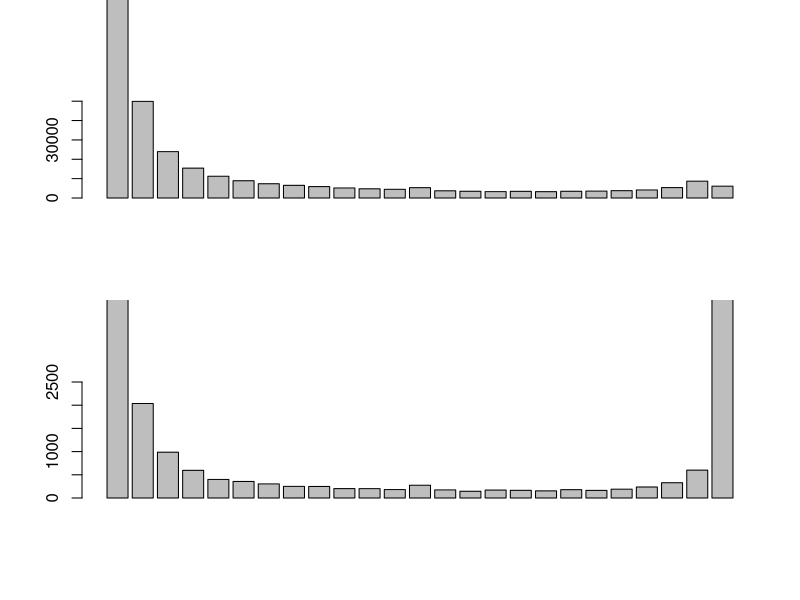
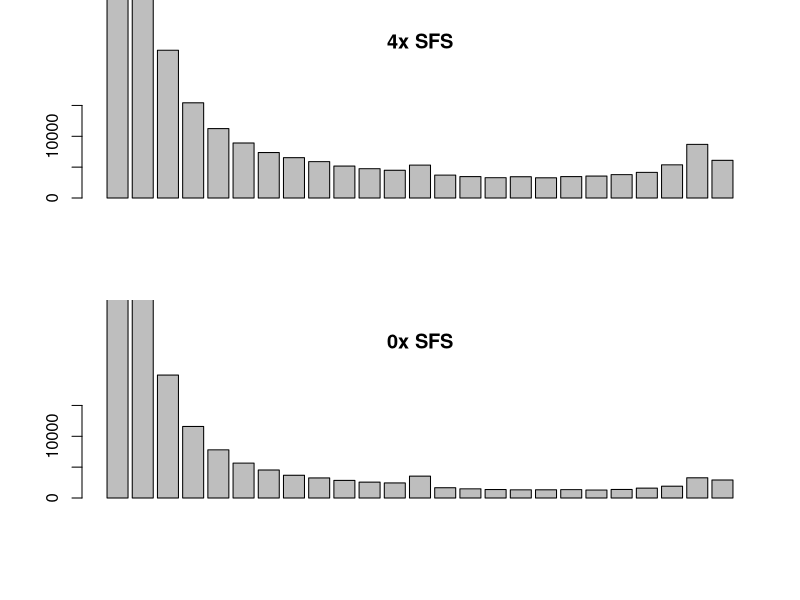
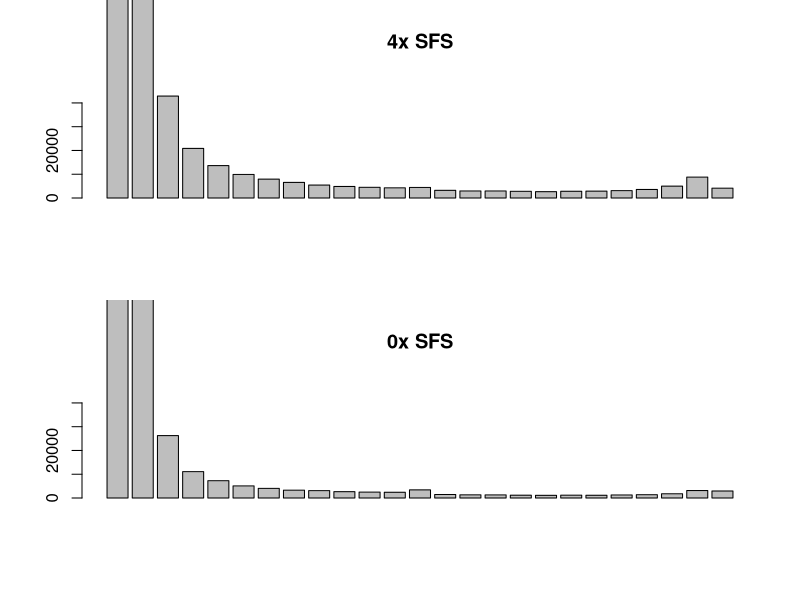
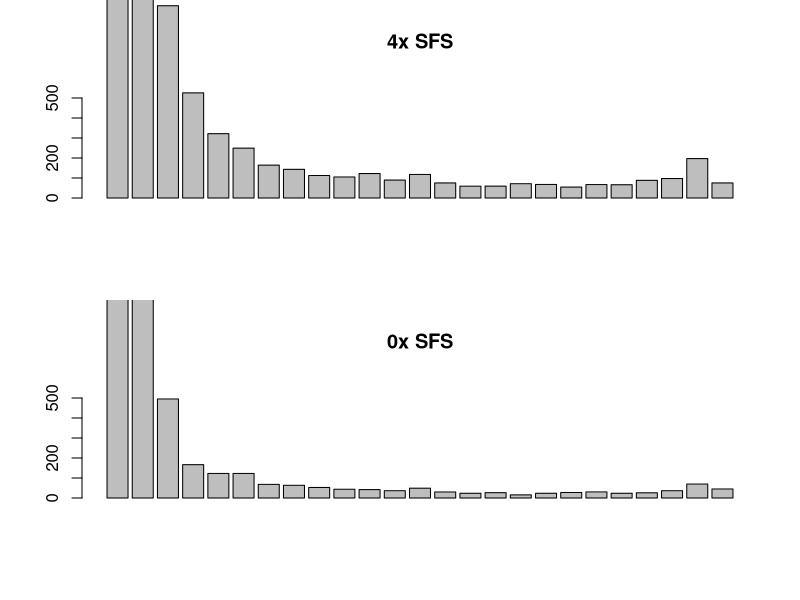
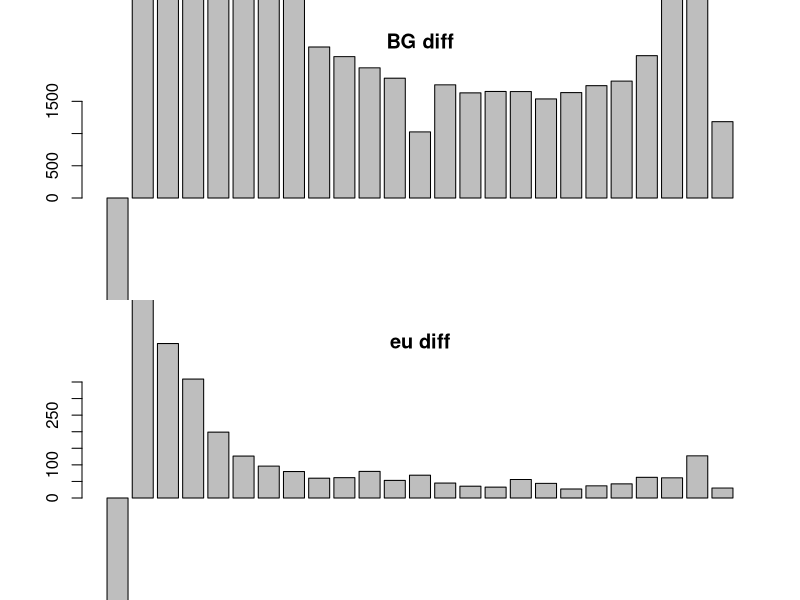
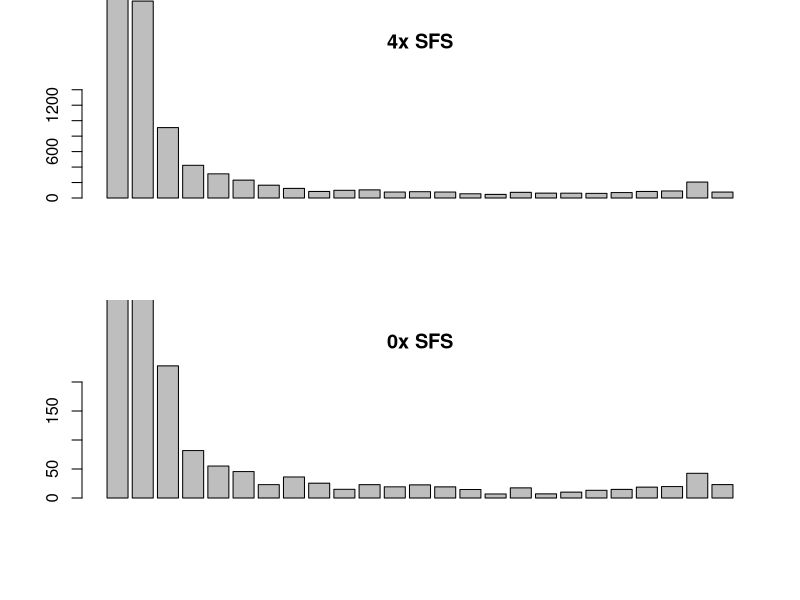

The R source for these figures, in order: (Note: this script raises an error after producing the figures.)

###this is Manduca
ancuf<-c(2364810.285072, 49911.892188, 23946.818661, 15429.569841, 11245.885870, 8916.528336, 7367.203951, 6535.537473, 5893.685237, 5176.135592, 4750.860467, 4494.885802, 5333.897160, 3709.265661, 3471.305452, 3288.573917, 3445.394245, 3271.845586, 3470.677227, 3557.369325, 3786.061613, 4153.048505, 5375.609119, 8691.121864, 6106.541834)
 
angsdupdateuf<-c(106713.424293, 2036.725628, 987.382202, 595.918337, 400.249217, 356.019683, 303.950451, 250.439892, 248.645846, 202.742447, 201.998323, 181.655934, 274.948221, 174.464247, 145.351390, 170.611281, 165.563983, 153.681046, 179.642826, 163.829448, 190.452388, 236.934044, 329.030935, 600.345759, 11747.992177)
 
 par(mfrow=c(2,1))
 barplot(ancuf,ylim=c(0,59911))
 barplot(angsdupdateuf, ylim=c(0,2500))
 
 
anc0x<-c(11024505.834231, 47313.978325, 19925.634164, 11591.726433, 7804.615239, 5654.296256, 4536.397722, 3686.457362, 3253.512785, 2852.943596, 2571.934696, 2439.119335, 3543.368427, 1662.943771, 1485.031909, 1369.058073, 1325.487508, 1331.971052, 1354.332952, 1290.529149, 1379.923371, 1600.646383, 1910.507283, 3275.299825, 2918.450152) 

 par(mfrow=c(2,1))
 barplot(ancuf,ylim=c(0,18800),main="4x SFS")
 barplot(anc0x, ylim=c(0,18800),main="0x SFS")
 
 msws4<-c(74967.556671,1414.576730,743.726048,458.534529,322.710610,243.460475,249.107901,178.452967,189.141892,157.117390,182.655963,110.875740,195.817078,137.872758,103.785837,108.669637,144.915788,89.310980,121.806868,110.606810,95.446545,160.635618,161.772834,251.942257,154.500077)
msws0<-c(358600.499608,1401.249383,588.837838,366.927651,188.763856,140.018237,121.773763,96.485492,98.007318,69.708963,65.009793,71.899383,93.009940,153.943236,52.124584,37.923004,39.425422,55.470704,52.077660,36.267697,49.317008,85.280098,80.740385,88.787692,62.451288) 
 
 
 msor4<-c(54278.541851,1161.304685,618.156786,388.109574,378.549938,261.064111,220.991836,189.649967,176.041798,108.124203,107.110063,117.885731,126.156372,98.264338,96.417167,85.516140,120.020847,93.798766,126.301880,113.325213,155.375091,126.598149,143.638695,227.526802,171.529994)
 msor0<-c(267913.665852,825.368412,336.205784,202.117454,171.934703,98.414104,60.467343,68.733167,51.791134,34.372997,42.601834,30.642066,37.754274,25.631152,24.321999,10.284862,45.380622,26.446030,26.219529,19.368183,42.645118,34.837718,28.938425,59.818248,28.038989)
 
 
 ###this is monarchs
 non4auto<-c(2291724.807804,122782.506115,42881.776205,20862.556514,13629.857569,9912.499805,7942.488050,6562.470018,5448.170195,4857.374588,4500.819163,4273.589985,4442.533759,3231.523896,2961.740312,2954.356253,2822.115448,2660.536977,2831.065478,2890.261595,3095.761358,3594.956500,4990.830043,8796.560808,4136.841562)
 non0auto<-c(11161470.126366,98803.655118,26246.705715,11092.728792,7274.423362,5093.870138,4056.982927,3291.253772,3104.740602,2663.690263,2481.075028,2414.553587,3416.612710,1475.519022,1330.188635,1301.264125,1170.595637,1123.101881,1195.338379,1147.301089,1281.688260,1386.461293,1776.288605,3145.445529,2952.389163)
 eu4auto<-c(56951.274437,2880.252168,961.285373,525.634410,321.605738,249.351843,164.409406,143.356734,112.477320,105.186811,122.305607,89.582024,117.775204,75.326046,59.216540,59.392357,71.488200,67.847153,54.627099,67.209530,66.321716,88.371059,97.405364,197.026721,75.271140)
 eu0auto<-c(289782.460325,1820.025595,495.241705,166.755978,122.823620,122.889806,68.184197,63.517308,52.733162,43.887176,41.994751,36.438407,48.976581,30.225990,23.622510,26.607080,15.633988,23.713915,27.495679,30.506042,23.702628,25.987868,36.571814,69.807588,45.196288)
 
 ap4auto<-c(30734.788425,1585.203287,570.517987,278.662559,164.378512,137.849859,90.512959,96.740853,65.296427,70.699096,59.772687,43.825447,55.845290,43.702094,49.563308,34.251322,35.204424,35.138151,31.171577,43.399891,59.726729,51.054129,77.270997,117.467206,42.956782)
 
 ap0auto<-c(155189.521284,957.087661,238.034476,89.393631,66.304412,43.521491,36.990691,27.341399,30.995023,22.940171,13.308236,25.748697,17.633388,12.698053,19.327227,22.360706,10.651689,10.823704,16.392034,11.437906,14.590831,14.332996,22.564839,38.599877,23.399579)
 
par(mfrow=c(2,1))
barplot(non4auto,ylim=c(0,48800),main="4x SFS")
barplot(non0auto, ylim=c(0,48800),main="0x SFS")
 
par(mfrow=c(2,1))
barplot(eu4auto,ylim=c(0,580),main="4x SFS")
barplot(eu0auto, ylim=c(0,580),main="0x SFS")


par(mfrow=c(2,1))
barplot(non4auto-non0auto,ylim=c(0,1800),main="BG diff")
barplot(eu4auto-eu0auto,ylim=c(0,350),main="eu diff")

#monarch whole sperm
mws0<-c(765247.147894,4234.416765,1039.390045,374.253612,244.325669,199.476121,136.271205,128.655907,113.858912,87.765367,88.257793,88.542176,87.889342,58.410380,68.058492,53.378964,50.823623,46.519601,54.544558,62.066428,65.286813,77.629993,96.700048,180.413582,91.916710)
mws4<-c(148380.508891,7230.657692,2518.151156,1238.635366,845.343202,617.992628,440.628017,357.334831,279.035814,270.188700,280.872484,227.162587,241.706245,198.538093,177.091073,148.628430,173.087569,179.859928,158.950857,173.257595,216.001001,236.892039,301.644556,564.875516,210.955728)

#the ortho sfses
dpor0<-c(265889.777291,1023.381089,227.793753,81.778009,55.092408,45.591866,23.034220,36.267946,25.539556,14.994370,23.006628,19.272103,22.639831,19.230783,14.658388,6.963023,17.448562,7.136567,10.133673,13.287020,14.816144,18.709867,19.728662,42.599557,23.118682)
dpor4<-c(51458.782736,2546.414005,910.157682,422.817018,312.422129,230.933287,165.412621,123.924214,84.288690,99.608123,105.103622,77.268662,81.447178,76.966031,54.791798,46.704007,73.040245,63.135975,62.497499,59.845653,70.274005,84.478762,91.015888,205.768273,76.901897)

par(mfrow=c(2,1))
barplot(dpor4,ylim=c(0,1500),main="4x SFS")
barplot(dpor0, ylim=c(0,200),main="0x SFS")



par(mfrow=c(2,1))
barplot(euAFRdfe)

barplot(eudfe)

par(mfrow=c(2,1))
barplot(bgCBFGdfe,ylim=c(0,0.85),main="Distribution of fitness effects of new mutations in genome BG",ylab="Freq",xlab="s")
barplot(euCBFGdfe,ylim=c(0,0.85),main="Distribution of fitness effects of new mutations in eupyrene sperm",ylab="Freq",xlab="s")

###Actual manuscript code starts here

#how does bootstrapping work?




bootstrapData(inputfile="/Users/Andrew/Documents/polyDFE/bootstraps/Dplex_whole_sperm", rep = 130)
bootstrapData(inputfile="/Users/Andrew/Documents/polyDFE/bootstraps/Dplex_ortho_file", rep = 130)
bootstrapData(inputfile="/Users/Andrew/Documents/polyDFE/NewBoots/Dplex_uniq_sfs", rep = 130)


bootstrapData(inputfile="/Users/Andrew/Documents/polyDFE/bootstraps/Dplex_eu_data_file", rep = 100)
bootstrapData(inputfile="/Users/Andrew/Documents/polyDFE/NewBoots/Dplex_ap_sfs", rep = 130)
bootstrapData(inputfile="/Users/Andrew/Documents/polyDFE/NewBoots/Dplex_shared_sfs", rep = 130)


bootstrapData(inputfile="/Users/Andrew/Documents/polyDFE/bootstraps/Msexta_bg_file", rep = 100)
bootstrapData(inputfile="/Users/Andrew/Documents/polyDFE/bootstraps/Msexta_wsperm_file", rep = 130)
bootstrapData(inputfile="/Users/Andrew/Documents/polyDFE/bootstraps/Msexta_ortho_file", rep = 130)
bootstrapData(inputfile="/Users/Andrew/Documents/polyDFE/NewBoots/Msexta_uniq_sfs", rep = 130)

bootstrapData(inputfile="/Users/Andrew/Documents/polyDFE/NewBoots/Msexta_eu_sfs", rep = 130)
bootstrapData(inputfile="/Users/Andrew/Documents/polyDFE/NewBoots/Msexta_ap_sfs", rep = 130)
bootstrapData(inputfile="/Users/Andrew/Documents/polyDFE/NewBoots/Msexta_shared_sfs", rep = 130)



#and Immune genes



#can we iterate loading files into a list for bootstrapping
#we can, but only when there are no failed runs, "max iterations reached" or whatever
setwd("/Users/Andrew/Documents/polyDFE/bsData")
#eudataFiles <- lapply(Sys.glob("Dplex_eu_out_strap*"), parseOutput)
msbg <- lapply(Sys.glob("Msexta_bg_out_strap*"), parseOutput)
dpbg<- lapply(Sys.glob("Dplex_bg_out_strap*"), parseOutput)
dpor<- lapply(Sys.glob("dplex_ortho_out_strap*"), parseOutput)
setwd("/Users/Andrew/Documents/polyDFE/bsData/Ms_ws/")
msws<- lapply(Sys.glob("Msexta_wsperm_out_strap*"), parseOutput)
setwd("/Users/Andrew/Documents/polyDFE/bsData/Dp_ws/")
dpws<- lapply(Sys.glob("Dplex_wsperm_out_strap*"), parseOutput)
setwd("/Users/Andrew/Documents/polyDFE/bsData/Ms_or/")
msor<- lapply(Sys.glob("Msexta_ortho_out_strap*"), parseOutput)

#let's do dimorphic sperm
setwd("/Users/Andrew/Documents/polyDFE/bsData/Dp_eu/")
dpeu<- lapply(Sys.glob("Dplex_eu_out_strap*"), parseOutput)
setwd("/Users/Andrew/Documents/polyDFE/bsData/Dp_ap/")
dpap<- lapply(Sys.glob("Dplex_ap_out_strap*"), parseOutput)
setwd("/Users/Andrew/Documents/polyDFE/bsData/Dp_sh/")
dpsh<- lapply(Sys.glob("Dplex_shared_out_strap*"), parseOutput)


#modify_depth can be used to subset nested lists, but requires the stupidly named "purrr" package
library("purrr")



#alphs<-unlist(modify_depth(edf,2,"alpha"))

dpbga<-unlist(modify_depth(dpbg,2,"alpha"))
msbga<-unlist(modify_depth(msbg,2,"alpha"))
dpora<-unlist(modify_depth(dpor,2,"alpha"))
mswsa<-unlist(modify_depth(msws,2,"alpha"))
dpwsa<-unlist(modify_depth(dpws,2,"alpha"))
msora<-unlist(modify_depth(msor,2,"alpha"))
dpeua<-unlist(modify_depth(dpeu,2,"alpha"))

#let's bracket these bois
#sem<-sd(alphs)/sqrt(length(alphs))
#cis<-c(mean(alphs)-2*sem,mean(alphs)+2*sem)


dpbgasem<-sd(dpbga)/sqrt(length(dpbga))
dpbgacis<-c(mean(dpbga)-2*dpbgasem,mean(dpbga)+2*dpbgasem)

msbgasem<-sd(msbga)/sqrt(length(msbga))
msbgacis<-c(mean(msbga)-2*msbgasem,mean(msbga)+2*msbgasem)

mswsasem<-sd(mswsa)/sqrt(length(mswsa))
mswsacis<-c(mean(mswsa)-2*mswsasem,mean(mswsa)+2*mswsasem)

dpwsasem<-sd(dpwsa)/sqrt(length(dpwsa))
dpwsacis<-c(mean(dpwsa)-2*dpwsasem,mean(dpwsa)+2*dpwsasem)

dporasem<-sd(dpora)/sqrt(length(dpora))
dporacis<-c(mean(dpora)-2*dporasem,mean(dpora)+2*dporasem)

msorasem<-sd(msora)/sqrt(length(msora))
msoracis<-c(mean(msora)-2*msorasem,mean(msora)+2*msorasem)

dpeuasem<-sd(dpeua)/sqrt(length(dpeua))
dpeuacis<-c(mean(dpeua)-2*dpeuasem,mean(dpeua)+2*dpeuasem)

#let's do an alpha graphic
dumxm<-c(0.1,0.2,0.3)
dumxd<-c(0.5,0.6,0.7)
plot(-9,-9,xlim=c(0,1),ylim=c(0,1))
points(dumxm,c(mean(msbga),mean(mswsa),mean(msora)))
segments(dumxm,c(msbgacis[1],mswsacis[1],msoracis[1]),dumxm,c(msbgacis[2],mswsacis[2],msoracis[2]))
points(dumxd,c(mean(dpbga),mean(dpwsa),mean(dpora)))
segments(dumxd,c(dpbgacis[1],dpwsacis[1],dporacis[1]),dumxd,c(dpbgacis[2],dpwsacis[2],dporacis[2]))


#can we get the bootstrapped DFE?
dpbgtops<-length(dpbg)
dpbgdfemat<-data.frame(matrix(NA, nrow = dpbgtops, ncol = 7))
for(i in 1:dpbgtops)
{
dpbgdfemat[i,]<-unlist(lapply(dpbg[[i]],getDiscretizedDFE))
}

dpbgbsest<-colMeans(dpbgdfemat)

names(dpbgbsest)<-c("<-100","(-100,-10)","(-10,-1)","(-1,0)","(0,1)","(1,10)","10<")
#names(bsest)<-c("<-100","(-100,-10)","(-10,-1)","(-1,0)","(0,1)","(1,10)","10<")

dpbgsdsdfe<-apply(dpbgdfemat, 2, sd)
dpbgsemdfe<-dpbgsdsdfe/sqrt(dpbgtops)

dumx<-seq(0.5,7.5,1)
dpbgciHi<-dpbgbsest+2*dpbgsemdfe
dpbgciLo<-dpbgbsest-2*dpbgsemdfe




msbgtops<-length(msbg)
msbgdfemat<-data.frame(matrix(NA, nrow = msbgtops, ncol = 7))
for(i in 1:msbgtops)
{
msbgdfemat[i,]<-unlist(lapply(msbg[[i]],getDiscretizedDFE))
}

msbgbsest<-colMeans(msbgdfemat)

names(msbgbsest)<-c("<-100","(-100,-10)","(-10,-1)","(-1,0)","(0,1)","(1,10)","10<")

msbgsdsdfe<-apply(msbgdfemat, 2, sd)
msbgsemdfe<-msbgsdsdfe/sqrt(msbgtops)

dumx<-seq(0.5,7.5,1)
msbgciHi<-msbgbsest+2*msbgsemdfe
msbgciLo<-msbgbsest-2*msbgsemdfe

dpwstops<-length(dpws)
dpwsdfemat<-data.frame(matrix(NA, nrow = dpwstops, ncol = 7))
for(i in 1:dpwstops)
{
dpwsdfemat[i,]<-unlist(lapply(dpws[[i]],getDiscretizedDFE))
}

dpwsbsest<-colMeans(dpwsdfemat)

names(dpwsbsest)<-c("<-100","(-100,-10)","(-10,-1)","(-1,0)","(0,1)","(1,10)","10<")

dpwssdsdfe<-apply(dpwsdfemat, 2, sd)
dpwssemdfe<-dpwssdsdfe/sqrt(dpwstops)

dumx<-seq(0.5,7.5,1)
dpwsciHi<-dpwsbsest+2*dpwssemdfe
dpwsciLo<-dpwsbsest-2*dpwssemdfe


dportops<-length(dpor)
dpordfemat<-data.frame(matrix(NA, nrow = dportops, ncol = 7))
for(i in 1:dportops)
{
dpordfemat[i,]<-unlist(lapply(dpor[[i]],getDiscretizedDFE))
}

dporbsest<-colMeans(dpordfemat)

names(dporbsest)<-c("<-100","(-100,-10)","(-10,-1)","(-1,0)","(0,1)","(1,10)","10<")


dporsdsdfe<-apply(dpordfemat, 2, sd)
dporsemdfe<-dporsdsdfe/sqrt(dportops)

dumx<-seq(0.5,7.5,1)
dporciHi<-dporbsest+2*dporsemdfe
dporciLo<-dporbsest-2*dporsemdfe


###now the Manduca side
mswstops<-length(msws)
mswsdfemat<-data.frame(matrix(NA, nrow = mswstops, ncol = 7))
for(i in 1:mswstops)
{
mswsdfemat[i,]<-unlist(lapply(msws[[i]],getDiscretizedDFE))
}

mswsbsest<-colMeans(mswsdfemat)

names(mswsbsest)<-c("<-100","(-100,-10)","(-10,-1)","(-1,0)","(0,1)","(1,10)","10<")


mswssdsdfe<-apply(mswsdfemat, 2, sd)
mswssemdfe<-mswssdsdfe/sqrt(mswstops)

dumx<-seq(0.5,7.5,1)
mswsciHi<-mswsbsest+2*mswssemdfe
mswsciLo<-mswsbsest-2*mswssemdfe

msortops<-length(msor)
msordfemat<-data.frame(matrix(NA, nrow = msortops, ncol = 7))
for(i in 1:msortops)
{
msordfemat[i,]<-unlist(lapply(msor[[i]],getDiscretizedDFE))
}

msorbsest<-colMeans(msordfemat)

names(msorbsest)<-c("<-100","(-100,-10)","(-10,-1)","(-1,0)","(0,1)","(1,10)","10<")


msorsdsdfe<-apply(msordfemat, 2, sd)
msorsemdfe<-msorsdsdfe/sqrt(msortops)

dumx<-seq(0.5,7.5,1)
msorciHi<-msorbsest+2*msorsemdfe
msorciLo<-msorbsest-2*msorsemdfe

ebx1<-seq(0.3,7.3,1)
ebx2<-seq(0.7,7.7,1)


dpeutops<-length(dpeu)
dpeudfemat<-data.frame(matrix(NA, nrow = dpeutops, ncol = 7))
for(i in 1:dpeutops)
{
dpeudfemat[i,]<-unlist(lapply(dpeu[[i]],getDiscretizedDFE))
}

dpeubsest<-colMeans(dpeudfemat)

names(dpeubsest)<-c("<-100","(-100,-10)","(-10,-1)","(-1,0)","(0,1)","(1,10)","10<")

dpeusdsdfe<-apply(dpeudfemat, 2, sd)
dpeusemdfe<-dpeusdsdfe/sqrt(dpeutops)

dumx<-seq(0.5,7.5,1)
dpeuciHi<-dpeubsest+2*dpeusemdfe
dpeuciLo<-dpeubsest-2*dpeusemdfe

#the DFE comparison plots

library("plotrix")
#we have to define our gap bounds
from<-0.175
to<-0.675

effcols<-c("brown4","brown3","brown1","gray66","darkseagreen2","darkseagreen3","darkseagreen4")

######This is FIGURE 3 #############################
par(mfrow=c(3,2))
# bottom, left, top, right margins
par(mai=c(0.06,0.64,0.42,0.06))
gap.barplot(msbgbsest,xlim=c(0.5,5.4),main="Carolina sphinx moth",gap=c(from,to),col=effcols,ytics=seq(0,1,0.1),
xaxlab=rep("",7),xlab="",ylim=c(0,0.44),ylab="Proportion",xaxt="n",cex.lab=1.5,las=1,cex.axis=1.4,cex.main=1.8)
segments(dumx+0.5,msbgciHi,dumx+0.5,msbgciLo,lwd=2)
segments(ebx1+0.5,msbgciHi,ebx2+0.5,msbgciHi,lwd=2)
#we have to fudge that first error bar due to the nature of the plot-break
segments(ebx1[1]+0.5,msbgciHi[1]-(to-from),ebx2[1]+0.5,msbgciHi[1]-(to-from),lwd=2)
segments(dumx[1]+0.5,msbgciHi[1]-(to-from),dumx[1]+0.5,msbgciLo[1]-(to-from),lwd=2)
text(3,0.35,"Background Genome", cex=1.5, font=2)

# bottom, left, top, right margins
par(mai=c(0.06,0.14,0.42,0.06))
gap.barplot(dpbgbsest,xlim=c(0.5,5.4),main="Monarch butterfly",gap=c(from,to),col=effcols,ytics=seq(0,1,0.1),
xaxlab=names(msbgbsest),xlab="",ylim=c(0,0.44),ylab="",xaxt="n",las=1,yaxt="n",cex.main=1.8)
segments(dumx+0.5,dpbgciHi,dumx+0.5,dpbgciLo,lwd=2)
segments(ebx1+0.5,dpbgciHi,ebx2+0.5,dpbgciHi,lwd=2)
segments(ebx1[1]+0.5,dpbgciHi[1]-(to-from),ebx2[1]+0.5,dpbgciHi[1]-(to-from),lwd=2)
segments(dumx[1]+0.5,dpbgciHi[1]-(to-from),dumx[1]+0.5,dpbgciLo[1]-(to-from),lwd=2)
text(3,0.35,"Background Genome", cex=1.5, font=2)

# bottom, left, top, right margins
par(mai=c(0.06,0.64,0.02,0.06))
gap.barplot(mswsbsest,xlim=c(0.5,5.4),main="",gap=c(from,to),col=effcols,ytics=seq(0,1,0.1),
xaxlab=names(mswsbsest),xlab="",ylim=c(0,0.44),ylab="Proportion",las=1,xaxt="n",cex.lab=1.5,cex.axis=1.4)
segments(dumx+0.5,mswsciHi,dumx+0.5,mswsciLo,lwd=2)
segments(ebx1+0.5,mswsciHi,ebx2+0.5,mswsciHi,lwd=2)
#we have to fudge that first error bar due to the nature of the plot-break
segments(ebx1[1]+0.5,mswsciHi[1]-(to-from),ebx2[1]+0.5,mswsciHi[1]-(to-from),lwd=2)
segments(dumx[1]+0.5,mswsciHi[1]-(to-from),dumx[1]+0.5,mswsciLo[1]-(to-from),lwd=2)
text(3,0.35,"Whole Sperm
Proteome", cex=1.5, font=2)

# bottom, left, top, right margins
par(mai=c(0.06,0.14,0.02,0.06))
gap.barplot(dpwsbsest,xlim=c(0.5,5.4),main="",gap=c(from,to),col=effcols,ytics=seq(0,1,0.05),
xaxlab=names(mswsbsest),xlab="",ylim=c(0,0.44),ylab="",xaxt="n",las=1,yaxt="n")
segments(dumx+0.5,dpwsciHi,dumx+0.5,dpwsciLo,lwd=2)
segments(ebx1+0.5,dpwsciHi,ebx2+0.5,dpwsciHi,lwd=2)
#we have to fudge that first error bar due to the nature of the plot-break
segments(ebx1[1]+0.5,dpwsciHi[1]-(to-from),ebx2[1]+0.5,dpwsciHi[1]-(to-from),lwd=2)
segments(dumx[1]+0.5,dpwsciHi[1]-(to-from),dumx[1]+0.5,dpwsciLo[1]-(to-from),lwd=2)
text(3,0.35,"Whole Sperm
Proteome", cex=1.5, font=2)

# bottom, left, top, right margins
par(mai=c(0.66,0.64,0.02,0.06))
gap.barplot(msorbsest,xlim=c(0.5,5.4),main="",gap=c(from,to),col=effcols,ytics=seq(0,1,0.1),
xaxlab=names(msorbsest),xlab="Effect Class",ylim=c(0,0.44),ylab="Proportion",las=1,cex.lab=1.5,cex.axis=1.4)
segments(dumx+0.5,msorciHi,dumx+0.5,msorciLo,lwd=2)
segments(ebx1+0.5,msorciHi,ebx2+0.5,msorciHi,lwd=2)
#we have to fudge that first error bar due to the nature of the plot-break
segments(ebx1[1]+0.5,msorciHi[1]-(to-from),ebx2[1]+0.5,msorciHi[1]-(to-from),lwd=2)
segments(dumx[1]+0.5,msorciHi[1]-(to-from),dumx[1]+0.5,msorciLo[1]-(to-from),lwd=2)
text(3,0.35,"Sperm Homologs", cex=1.5, font=2)

# bottom, left, top, right margins
par(mai=c(0.66,0.14,0.02,0.06))
gap.barplot(dporbsest,xlim=c(0.5,5.4),main="",gap=c(from,to),col=effcols,ytics=seq(0,1,0.05),
xaxlab=names(dporbsest),xlab="Effect Class",ylim=c(0,0.44),ylab="",las=1,yaxt="n",cex.axis=1.4,cex.lab=1.5)
segments(dumx+0.5,dporciHi,dumx+0.5,dporciLo,lwd=2)
segments(ebx1+0.5,dporciHi,ebx2+0.5,dporciHi,lwd=2)
#we have to fudge that first error bar due to the nature of the plot-break
segments(ebx1[1]+0.5,dporciHi[1]-(to-from),ebx2[1]+0.5,dporciHi[1]-(to-from),lwd=2)
segments(dumx[1]+0.5,dporciHi[1]-(to-from),dumx[1]+0.5,dporciLo[1]-(to-from),lwd=2)
text(3,0.35,"Sperm Homologs", cex=1.5, font=2)















